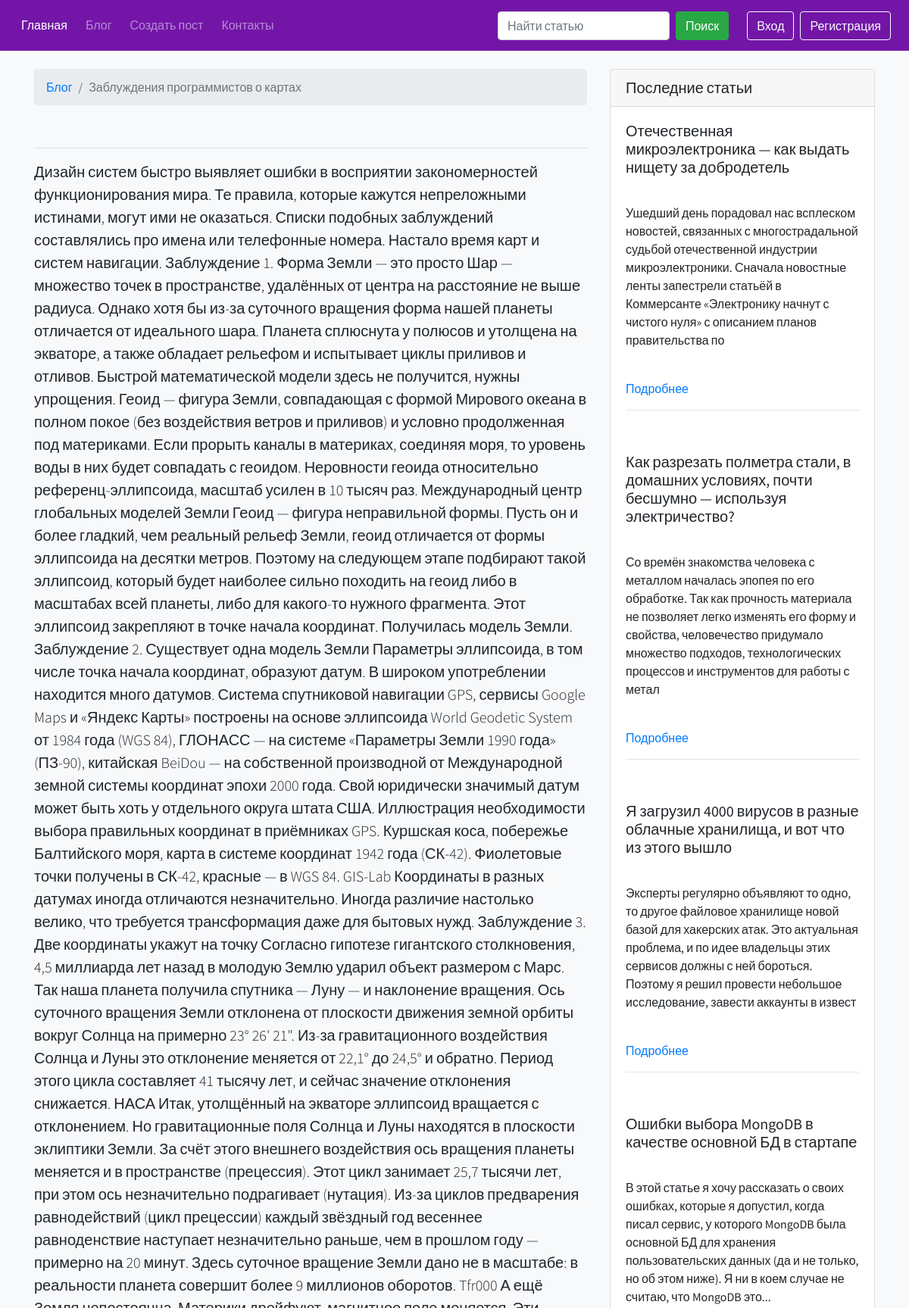
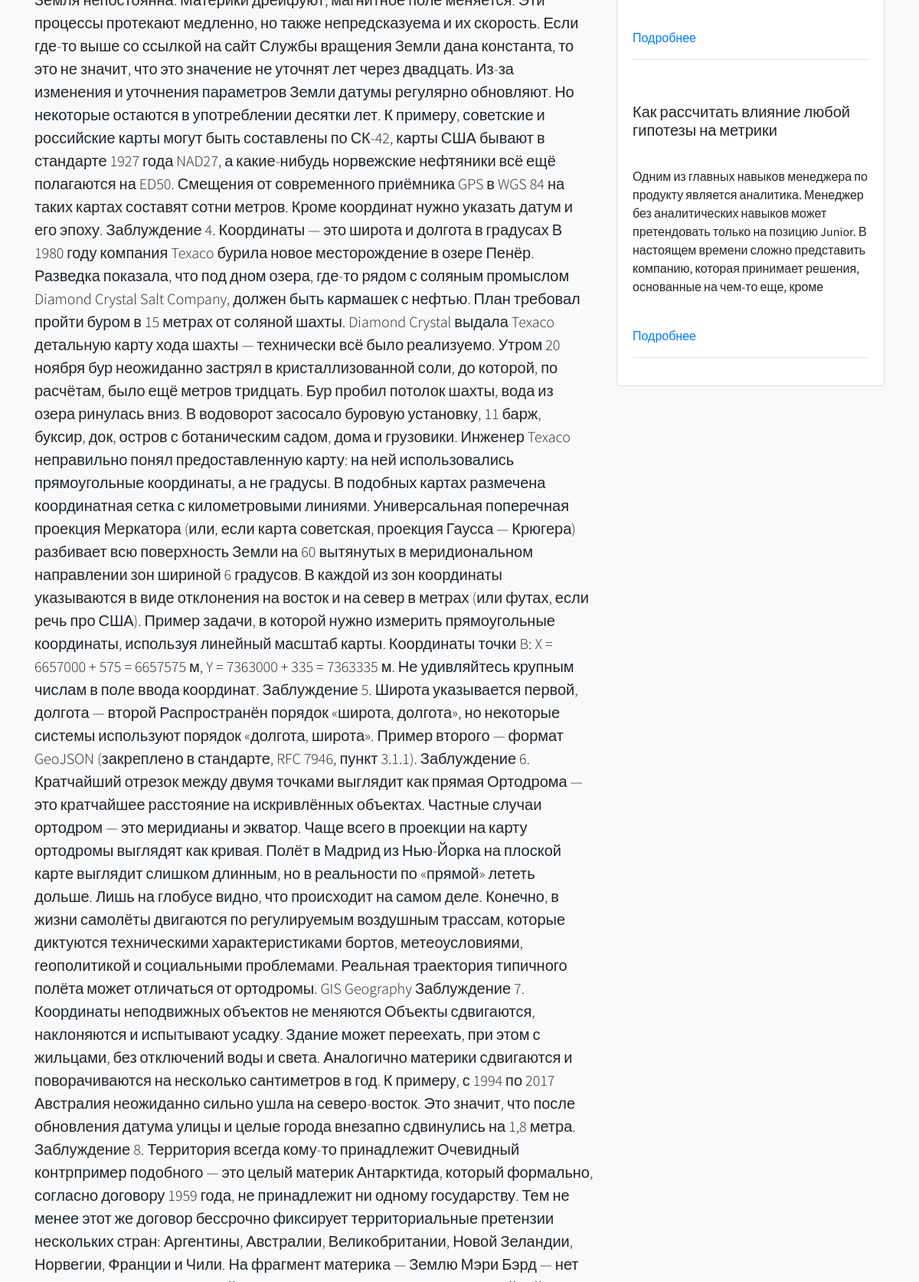
The app's page /blog/post-7 (upper part) with its own data (2 pictures, top to bottom).
### blog/models.py (models this page shows, shortened)
class PostModel(db.Model):
    id = db.Column(db.Integer, primary_key=True)
    title = db.Column(db.String(100), nullable=False)
    image = db.Column(db.String(255), nullable=True)
    description = db.Column(db.String(255), nullable=False)
    text = db.Column(db.Text, nullable=False)
    author = db.Column(db.Integer, db.ForeignKey('user_model.id', ondelete="CASCADE"))
    created_data = db.Column(db.DateTime, default=datetime.now(timezone('Europe/Minsk')))

### blog/blog.py (the view, shortened to what this page needs)
@blog.route("/post-<int:post_id>", methods=["GET", "POST"])
def post_page_view(post_id):
    comment_form = CreateCommentForm()
    if not get_post_from_post_model_where_id(post_id):
        abort(404)
    return render_template(
        "blog/post_page.html",
        post=get_post_from_post_model_where_id(post_id),
        five_last_posts=get_five_last_posts_from_posts_table(post_id),
        comment_form=comment_form,
        all_comments=get_comments_from_comments_table_where_post_id(post_id),
    )

### blog/forms.py
class CreateCommentForm(FlaskForm):
    text = TextAreaField(
        "Текст комментария",
        validators=[DataRequired()],
        render_kw={
            "class": "form-control",
            "placeholder": "",
        },
    )
    submit = SubmitField(
        "Оставить комментарий",
        render_kw={"class": "btn my-3 btn-primary btn-block"},
    )

### app.py (called while the page is built)
@app.after_request
def redirect_to_signin(response):
    if response.status_code == 401:
        flash('Пожалуйста войдите в свой аккаунт или зарегистрируйтесь, чтобы попасть в данный раздел.', 'success')
        return redirect(url_for('authentication.sign_in_view', next_page=request.url))
    return response

### blog/services.py (called while the page is built)
@logger.catch
def get_five_last_posts_from_posts_table(post_id: int):
    return PostModel.query.filter(PostModel.id != post_id).limit(5)[::-1]

@logger.catch
def get_post_from_post_model_where_id(post_id: int):
    return PostModel.query.get(post_id)

@logger.catch
def get_comments_from_comments_table_where_post_id(post_id: int):
    return db.session.query(UserModel, CommentModel).join(CommentModel, UserModel.id == CommentModel.user_id).filter_by(
        post_id=post_id
    )[::-1]

### templates/blog/post_page.html (shortened to what this page needs)
{% extends 'base.html' %}
{% block content_app %}
    <div class="container">
        <div class="row">
            <div class="col-lg-8 text-break">
                <nav aria-label="breadcrumb" class="mt-4">
                    <ol class="breadcrumb">
                        <li class="breadcrumb-item"><a href="{{ url_for("blog.blog_view") }}">Блог</a></li>
                        <li class="breadcrumb-item active" aria-current="page">{{ post.title }}</li>
                    </ol>
                </nav>
                <hr>
                <p class="lead">{{ post.text|safe }}</p>
            </div>
        {% include 'blog/post_page_aside.html' %}
        </div>
    </div>
{% endblock %}

### templates/blog/post_page_aside.html (shortened to what this page needs)
<div class="col-md-4">
    <div class="card my-4">
        <h5 class="card-header">Последние статьи</h5>
        {% for last_post in five_last_posts %}
            <div class="card-body">
                <h5 class="card-title">{{ last_post.title }}</h5>
                     class="card-img-top my-2"><br>
                <p>{{ last_post.description| safe | truncate(250) }}</p><br>
                <a href="{{ url_for('blog.post_page_view', post_id=last_post.id) }}" class="card-link">Подробнее</a>
                <hr>
            </div>
        {% endfor %}
    </div>
</div>

### static/css/style.css (style rules this page uses)
* { font-family: 'Source Sans Pro', sans-serif; }
a { text-decoration: none; }

### records on screen
PostModel: title "Заблуждения программистов о картах"
PostModel: title "Отечественная микроэлектроника — как выдать нищету за добродетель", description "Ушедший день порадовал нас всплеском новостей, связанных с многострадальной судьбой отечественной индустрии микроэлектроники. Сначала новостные ленты запестрели статьёй в Коммерсанте «Электронику начнут с чистого нуля» с описанием планов правительства по"
PostModel: title "Как разрезать полметра стали, в домашних условиях, почти бесшумно — используя электричество?", description "Со времён знакомства человека с металлом началась эпопея по его обработке. Так как прочность материала не позволяет легко изменять его форму и свойства, человечество придумало множество подходов, технологических процессов и инструментов для работы с метал"
PostModel: title "Я загрузил 4000 вирусов в разные облачные хранилища, и вот что из этого вышло", description "Эксперты регулярно объявляют то одно, то другое файловое хранилище новой базой для хакерских атак. Это актуальная проблема, и по идее владельцы этих сервисов должны с ней бороться. Поэтому я решил провести небольшое исследование, завести аккаунты в извест"
PostModel: title "Ошибки выбора MongoDB в качестве основной БД в стартапе", description "В этой статье я хочу рассказать о своих ошибках, которые я допустил, когда писал сервис, у которого MongoDB была основной БД для хранения пользовательских данных (да и не только, но об этом ниже). Я ни в коем случае не считаю, что MongoDB это..."
PostModel: title "Как рассчитать влияние любой гипотезы на метрики", description "Одним из главных навыков менеджера по продукту является аналитика. Менеджер без аналитических навыков может претендовать только на позицию Junior. В настоящем времени сложно представить компанию, которая принимает решения, основанные на чем-то еще, кроме"
